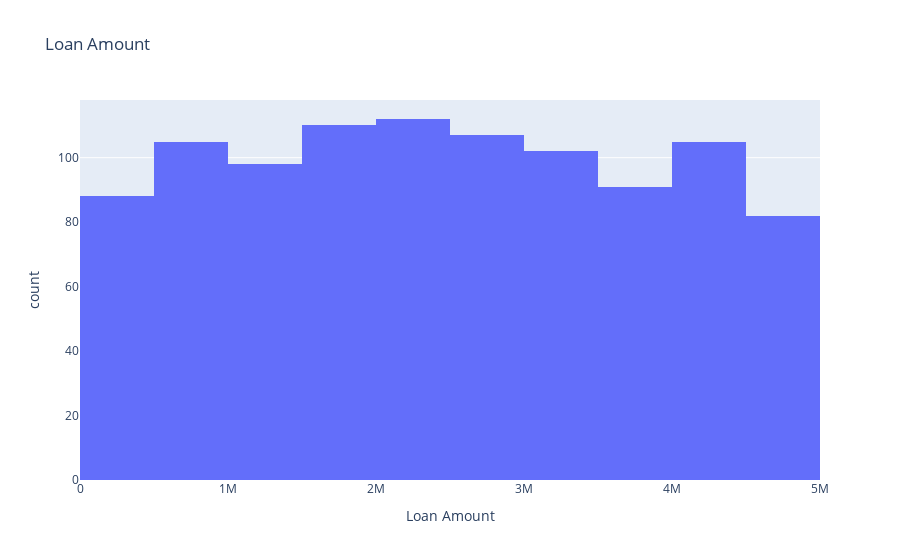

The notebook cell this image was saved under:
### Code cell
loan_amount = px.histogram(df, x="Loan Amount", nbins=20, title="Loan Amount")
loan_amount.show()

### Figure 1 — Plotly figure (JSON) as saved in the notebook; plotly's stock layout.template omitted (floating-point values rounded to 4 significant figures; data arrays with more than 128 entries replaced by an {"elided": "..."} marker saying what was removed)
{"data": [{"alignmentgroup": "True", "bingroup": "x", "hovertemplate": "Loan Amount=%{x}<br>count=%{y}<extra></extra>", "legendgroup": "", "marker": {"color": "#636efa", "pattern": {"shape": ""}}, "name": "", "nbinsx": 20, "offsetgroup": "", "orientation": "v", "showlegend": false, "type": "histogram", "x": {"elided": "1000 int values"}, "xaxis": "x", "yaxis": "y"}], "layout": {"barmode": "relative", "legend": {"tracegroupgap": 0}, "title": {"text": "Loan Amount"}, "xaxis": {"anchor": "y", "domain": [0, 1], "title": {"text": "Loan Amount"}}, "yaxis": {"anchor": "x", "domain": [0, 1], "title": {"text": "count"}}}}
